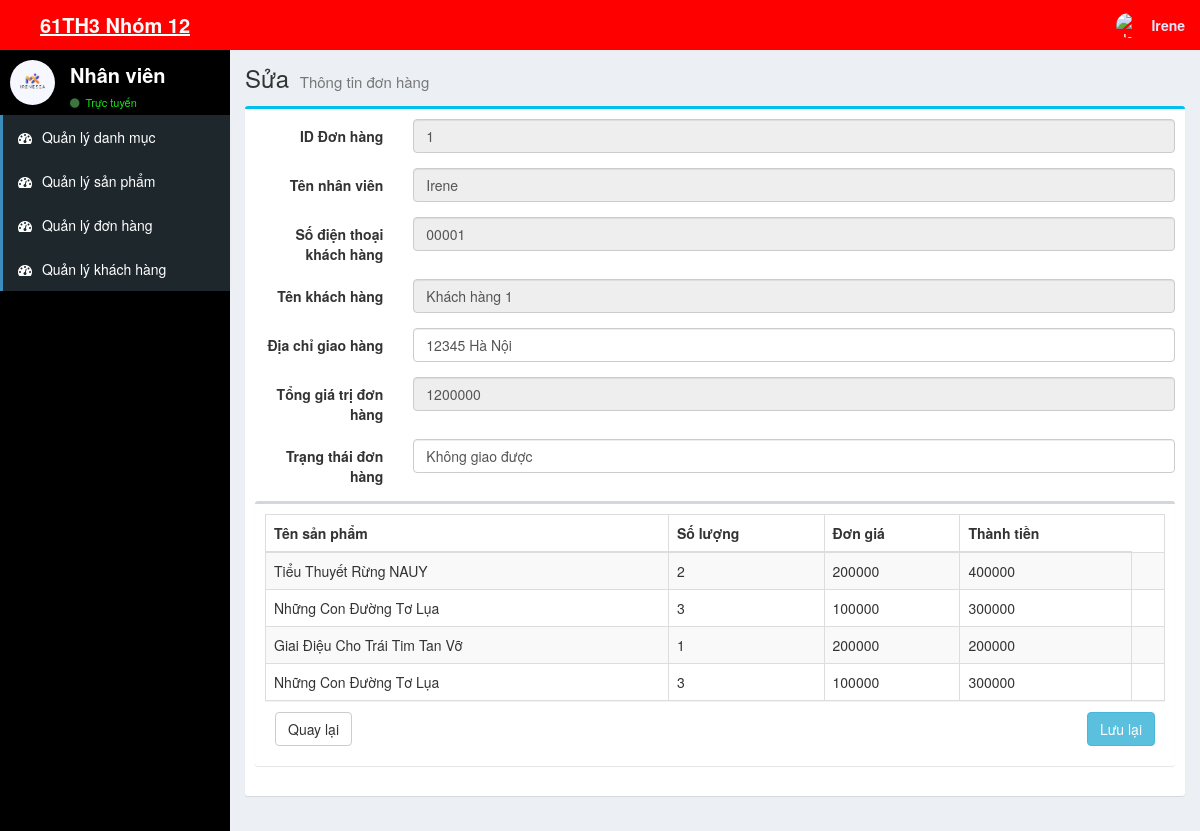
Screenshot of /admin/nhanvien/suadonhang.php?id=1 (signed in) with the database file from the repository.
### tables this page shows
CREATE TABLE `donhang` (
  `ID_Donhang` int(11) NOT NULL,
  `ID_Nhanvien` int(10) NOT NULL,
  `Sdtkhach` varchar(10) NOT NULL,
  `Ngaymua` date NOT NULL,
  `Diachi` varchar(200) NOT NULL,
  `Tongtien` int(100) NOT NULL,
  `Trangthaidonhang` varchar(100) NOT NULL
);

CREATE TABLE `nhanvienbanhang` (
  `ID_Nhanvienbanhang` int(10) NOT NULL,
  `Tennhanvien` varchar(100) NOT NULL,
  `Sdt` varchar(10) NOT NULL,
  `Diachi` varchar(100) NOT NULL,
  `Tendangnhap` varchar(100) NOT NULL,
  `Matkhau` varchar(100) NOT NULL
);

CREATE TABLE `khachhang` (
  `Sdt` varchar(10) NOT NULL,
  `Matkhau` varchar(100) NOT NULL,
  `Tenkhach` varchar(100) NOT NULL,
  `Diachi` varchar(200) NOT NULL
);

### admin/nhanvien/suadonhang.php (the view, shortened to what this page needs)
<?php
 include "head.php";
?>
  <body class="hold-transition skin-blue sidebar-mini">
    <div class="wrapper">
    <?php
 include "Header.php";
?>
    <?php
 include "aside.php";
?>
    <div class="content-wrapper">
    <?php
   require '../../inc/config.php';
   $id = $_GET["id"];
   $query="SELECT a.ID_Donhang, b.Tennhanvien, a.Sdtkhach, a.Ngaymua, a.Diachi, a.Tongtien, a.Trangthaidonhang, c.ID_Sanpham, c.Dongia, d.Tensanpham, c.Soluong, c.Thanhtien, e.Tenkhach
   from donhang as a
   INNER JOIN  nhanvienbanhang as b on a.ID_Nhanvien = b.ID_Nhanvienbanhang
   INNER JOIN  chitietdonhang as c on a.ID_Donhang = c.ID_Donhang
   INNER JOIN  sanpham as d on c.ID_Sanpham = d.ID_Sanpham
   INNER JOIN  khachhang as e on a.Sdtkhach = e.Sdt
   WHERE  a.ID_Donhang =".$id;
    $result = $conn->query($query);
    $row = $result->fetch_assoc();
?>
        <section class="content-header">
          <h1>
            Sửa
            <small>Thông tin đơn hàng</small>
          </h1>
        </section>
            <section class="content">
                <div class="row">
                    <div class="col-md-12">
                    <div class="box box-info">
                        <form class="form-horizontal"  method="POST" action="<?php include 'xulysuadonhang.php'?>" enctype="multipart/form-data">
                            <div class="box-body">
                            <div class="form-group">
                                    <label for="inputEmail3" class="col-sm-2 control-label">ID Đơn hàng</label>
                                    <div class="col-sm-10">
                                        <input type="text" class="form-control" name="id" value="<?php echo $row["ID_Donhang"] ?>" required disabled>
                                    </div>
                                </div>
                                <div class="form-group">
                                    <label for="inputEmail3" class="col-sm-2 control-label">Tên nhân viên</label>
                                    <div class="col-sm-10">
                                        <input type="text" class="form-control" name="name" value="<?php echo $row["Tennhanvien"] ?>" required disabled>
                                    </div>
                                </div>
                                <div class="form-group">
                                    <label for="inputEmail3" class="col-sm-2 control-label">Số điện thoại khách hàng</label>
                                    <div class="col-sm-10">
                                        <input type="text" class="form-control" name="phone" value="<?php echo $row["Sdtkhach"] ?>" required disabled>
                                    </div>
                                </div>
                                <div class="form-group">
                                    <label for="inputEmail3" class="col-sm-2 control-label">Tên khách hàng</label>
                                    <div class="col-sm-10">
                                        <input type="text" class="form-control" name="phone" value="<?php echo $row["Tenkhach"] ?>" required disabled>
                                    </div>
                                </div>
                                <div class="form-group">
                                    <label for="inputEmail3" class="col-sm-2 control-label">Địa chỉ giao hàng</label>
                                    <div class="col-sm-10">
                                        <input type="text" class="form-control" name="address" value="<?php echo $row["Diachi"] ?>" required>
                                    </div>
                                </div>
                                <div class="form-group">
                                    <label for="inputEmail3" class="col-sm-2 control-label">Tổng giá trị đơn hàng</label>
                                    <div class="col-sm-10">
                                        <input type="text" class="form-control" name="money" value="<?php echo $row["Tongtien"] ?>" required disabled>
                                    </div>
                                </div>
                                <div class="form-group">
                                    <label for="inputEmail3" class="col-sm-2 control-label">Trạng thái đơn hàng</label>
                                    <div class="col-sm-10">
                                        <input type="text" class="form-control" name="status" value="<?php echo $row["Trangthaidonhang"] ?>" required>
                                    </div>
                                </div>
                                <div class="row">
                                    <div class="col-xs-12">
                                    <div class="box">
                                        <div class="box-body">
                                        <table id="example1" class="table table-bordered table-striped">
                                            <thead>
                                            <tr>
                                                <th>Tên sản phẩm</th>
                                                <th>Số lượng</th>
                                                <th>Đơn giá</th>
                                                <th>Thành tiền</th>
                                            </tr>
                                            </thead>
                                            <tbody>
                                            <?php
                                                require '../../inc/config.php';
                                                $sql="SELECT b.Tensanpham, a.Soluong, a.Dongia, a.Thanhtien
                                                from chitietdonhang as a
                                                INNER JOIN  sanpham as b on a.ID_Sanpham = b.ID_Sanpham
                                                INNER JOIN  donhang as c on a.ID_Donhang = c.ID_Donhang
                                                WHERE  a.ID_Donhang =".$id;
                                                $result = $conn->query($sql);
                                                if ($result->num_rows > 0) {
                                                while($row = $result->fetch_assoc()) {
                                            ?>
                                                <tr>
                                                <td ><?php echo $row["Tensanpham"] ?></a></td>
                                                <td ><?php echo $row["Soluong"] ?></a></td>
                                                <td ><?php echo $row["Dongia"] ?></a></td>
                                                <td ><?php echo $row["Thanhtien"] ?></a></td>
                                                <td ></td>
                                                </tr>
                                                <?php
                                                }
                                                }
                                                ?>
                                            </tbody>
                                        </table>
                                        <div class="box-footer">
                                        <a href="qlydonhang.php"><button type="button" name="cancel" class="btn btn-default">Quay lại</button></a>
                                        <button type="submit" name="Edit" class="btn btn-info pull-right">Lưu lại</button>
                                        </div>
                                        </div>
                                    </div>
                                    </div>
                                </div>
                            </div>
                        </form>
        </section>
  </body>
</html>

### rows the page displays
donhang: id "1", phone "00001", address "12345 Hà Nội", money "1200000", status "Không giao được"
nhanvienbanhang: name "Irene"
khachhang: phone "Khách hàng 1"

### other values shown
$_SESSION['Tendangnhap'] "Irene"
$row["Tensanpham"] "Tiểu Thuyết Rừng NAUY"
$row["Soluong"] "2"
$row["Dongia"] "200000"
$row["Thanhtien"] "400000"
$row["Tensanpham"] "Những Con Đường Tơ Lụa"
$row["Soluong"] "3"
$row["Dongia"] "100000"
$row["Thanhtien"] "300000"
$row["Tensanpham"] "Giai Điệu Cho Trái Tim Tan Vỡ"
$row["Soluong"] "1"
$row["Thanhtien"] "200000"
